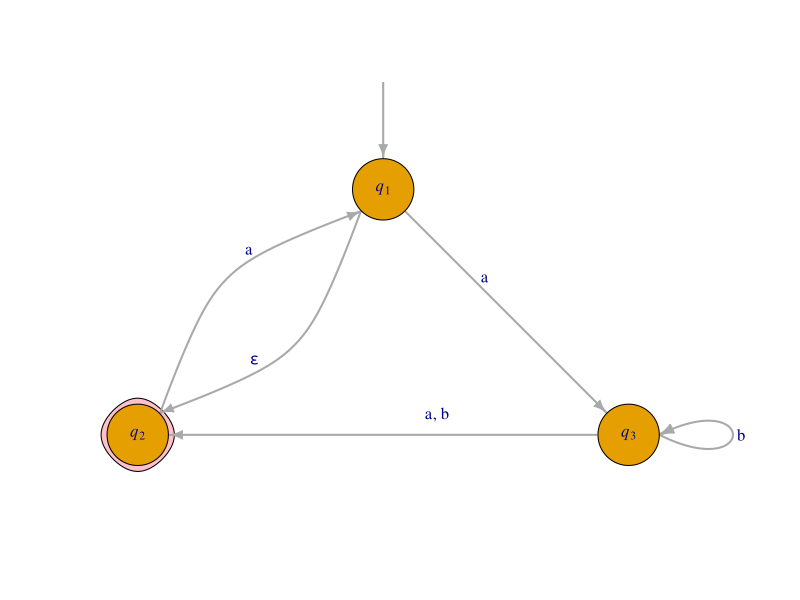
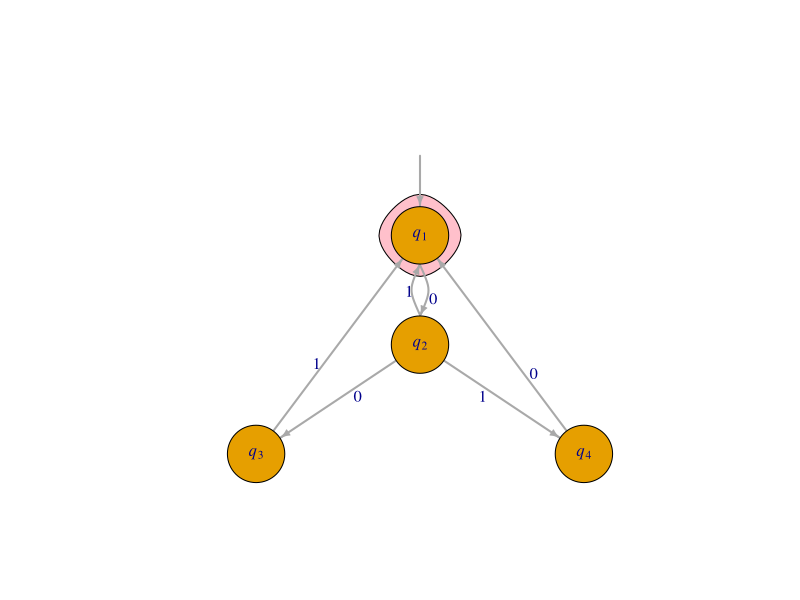

Recreate these plots in R, in order.
## ---- chunk 1
set.seed(11624)
fnames <- sample(c("Ky", "Curtis", "Micah", "Todd", "Andrew", "Meghan", "Allie", "David", "Connor", "Levi", "Ben", "Grace", "Joshua"))
## ---- chunk 2
library(igraph)
a3 <- graph_from_literal(" "-+q1-+q2-+q1, q3-+q2, q1-+q3-+q3, simplify=FALSE)
#coords <- matrix(c(-3,0, 0,0, 3,0, 1.5, -1), nrow = 4, byrow=TRUE)
coords <- layout_as_tree(a3)
plot(a3, 
     edge.curved = c(0, 0.5, 0.5, 0, 0, 0.5), 
     layout=coords,
     vertex.size = 25,
     vertex.shape = c("none", "circle", "circle", "circle"),
     vertex.label = c(" ", expression(italic(q)[1]), expression(italic(q)[2]), expression(italic(q)[3])),
     edge.loop.angle=3.14*0,
     mark.groups = list(3), mark.shape = .6,  mark.col = "pink", mark.border = "black",
     vertex.label.cex = 1,
     edge.label = c("", expression(atop(epsilon,  " ")),"a         ","a, b         \n","      a","    b"), 
     edge.label.cex = 1,
     edge.width = 2,
     edge.arrow.size=0.7,
     ylim = c(-1.02,0.2), xlim=c(-1,1.3))
## ---- chunk 3
library(igraph)
a3 <- graph_from_literal(" "-+q1-+q2-+q1, q2-+q3-+q1, q2-+q4-+q1, simplify=FALSE)
#coords <- matrix(c(-3,0, 0,0, 3,0, 1.5, -1), nrow = 4, byrow=TRUE)
coords <- layout_as_tree(a3)
plot(a3, 
     edge.curved = c(0, 0.5, 0.5, 0, 0, 0, 0), 
     layout=coords,
     vertex.size = 35,
     vertex.shape = c("none", "circle", "circle", "circle", "circle"),
     vertex.label = c(" ", expression(italic(q)[1]), expression(italic(q)[2]), expression(italic(q)[3]), expression(italic(q)[4])),
     mark.groups = list(2), mark.shape = -0.9,  mark.col = "pink", mark.border = "black",
     vertex.label.cex = 1, 
     edge.label = c("", "   0", "\n1  ", "\n0", "1\n", "\n1", "     0"), 
     edge.label.cex = 1,
     edge.width = 2,
     edge.arrow.size = 0.5)
#     ylim = c(-1.02,0.2), xlim=c(-1,1.3))
